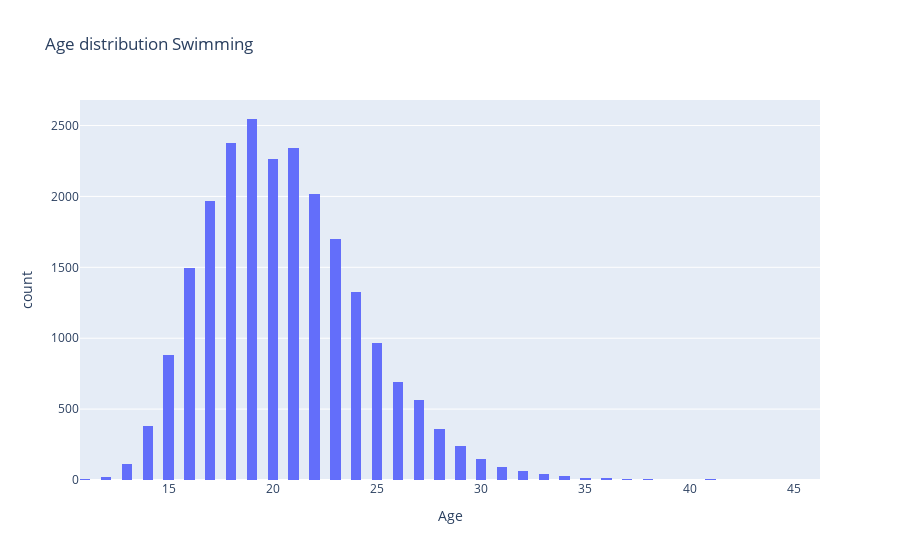

The code cell stored with this chart in its notebook:
### Markdown cell above
def_update_sports_graph "Age distribution"

### Code cell
sport_chosen = "Swimming"
dff = df[df["Sport"] == sport_chosen]

fig = px.histogram(dff,x="Age",nbins=80, title= f"Age distribution {sport_chosen}", labels={"count": "Number of athletes"})
fig.show()

### Figure 1 — Plotly figure (JSON) as saved in the notebook; plotly's stock layout.template omitted (floating-point values rounded to 4 significant figures; data arrays with more than 128 entries replaced by an {"elided": "..."} marker saying what was removed)
{"data": [{"alignmentgroup": "True", "bingroup": "x", "hovertemplate": "Age=%{x}<br>count=%{y}<extra></extra>", "legendgroup": "", "marker": {"color": "#636efa", "pattern": {"shape": ""}}, "name": "", "nbinsx": 80, "offsetgroup": "", "orientation": "v", "showlegend": false, "type": "histogram", "x": {"elided": "23195 int values"}, "xaxis": "x", "yaxis": "y"}], "layout": {"barmode": "relative", "legend": {"tracegroupgap": 0}, "title": {"text": "Age distribution Swimming"}, "xaxis": {"anchor": "y", "domain": [0, 1], "title": {"text": "Age"}}, "yaxis": {"anchor": "x", "domain": [0, 1], "title": {"text": "count"}}}}
